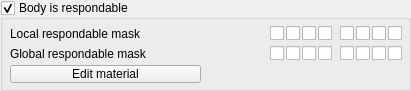
  <widget class="QGroupBox" name="qqRespondable">
   <property name="geometry">
    <rect>
     <x>10</x>
     <y>10</y>
     <width>411</width>
     <height>91</height>
    </rect>
   </property>
   <property name="title">
    <string>Body is respondable</string>
   </property>
   <property name="flat">
    <bool>false</bool>
   </property>
   <property name="checkable">
    <bool>true</bool>
   </property>
   <property name="checked">
    <bool>true</bool>
   </property>
   <widget class="QCheckBox" name="a_8">
    <property name="geometry">
     <rect>
      <x>388</x>
      <y>25</y>
      <width>16</width>
      <height>17</height>
     </rect>
    </property>
    <property name="focusPolicy">
     <enum>Qt::StrongFocus</enum>
    </property>
    <property name="text">
     <string/>
    </property>
   </widget>
   <widget class="QCheckBox" name="a_12">
    <property name="geometry">
     <rect>
      <x>318</x>
      <y>45</y>
      <width>16</width>
      <height>17</height>
     </rect>
    </property>
    <property name="focusPolicy">
     <enum>Qt::StrongFocus</enum>
    </property>
    <property name="text">
     <string/>
    </property>
   </widget>
   <widget class="QCheckBox" name="a_9">
    <property name="geometry">
     <rect>
      <x>270</x>
      <y>45</y>
      <width>16</width>
      <height>17</height>
     </rect>
    </property>
    <property name="focusPolicy">
     <enum>Qt::StrongFocus</enum>
    </property>
    <property name="text">
     <string/>
    </property>
   </widget>
   <widget class="QCheckBox" name="a_11">
    <property name="geometry">
     <rect>
      <x>302</x>
      <y>45</y>
      <width>16</width>
      <height>17</height>
     </rect>
    </property>
    <property name="focusPolicy">
     <enum>Qt::StrongFocus</enum>
    </property>
    <property name="text">
     <string/>
    </property>
   </widget>
   <widget class="QCheckBox" name="a_4">
    <property name="geometry">
     <rect>
      <x>318</x>
      <y>25</y>
      <width>16</width>
      <height>17</height>
     </rect>
    </property>
    <property name="focusPolicy">
     <enum>Qt::StrongFocus</enum>
    </property>
    <property name="text">
     <string/>
    </property>
   </widget>
   <widget class="QCheckBox" name="a_5">
    <property name="geometry">
     <rect>
      <x>340</x>
      <y>25</y>
      <width>16</width>
      <height>17</height>
     </rect>
    </property>
    <property name="focusPolicy">
     <enum>Qt::StrongFocus</enum>
    </property>
    <property name="text">
     <string/>
    </property>
   </widget>
   <widget class="QCheckBox" name="a_14">
    <property name="geometry">
     <rect>
      <x>356</x>
      <y>45</y>
      <width>16</width>
      <height>17</height>
     </rect>
    </property>
    <property name="focusPolicy">
     <enum>Qt::StrongFocus</enum>
    </property>
    <property name="text">
     <string/>
    </property>
   </widget>
   <widget class="QCheckBox" name="a_13">
    <property name="geometry">
     <rect>
      <x>340</x>
      <y>45</y>
      <width>16</width>
      <height>17</height>
     </rect>
    </property>
    <property name="focusPolicy">
     <enum>Qt::StrongFocus</enum>
    </property>
    <property name="text">
     <string/>
    </property>
   </widget>
   <widget class="QLabel" name="label">
    <property name="geometry">
     <rect>
      <x>10</x>
      <y>25</y>
      <width>261</width>
      <height>18</height>
     </rect>
    </property>
    <property name="text">
     <string>Local respondable mask</string>
    </property>
   </widget>
   <widget class="QCheckBox" name="a_1">
    <property name="geometry">
     <rect>
      <x>270</x>
      <y>25</y>
      <width>16</width>
      <height>17</height>
     </rect>
    </property>
    <property name="focusPolicy">
     <enum>Qt::StrongFocus</enum>
    </property>
    <property name="text">
     <string/>
    </property>
   </widget>
   <widget class="QCheckBox" name="a_7">
    <property name="geometry">
     <rect>
      <x>372</x>
      <y>25</y>
      <width>16</width>
      <height>17</height>
     </rect>
    </property>
    <property name="focusPolicy">
     <enum>Qt::StrongFocus</enum>
    </property>
    <property name="text">
     <string/>
    </property>
   </widget>
   <widget class="QCheckBox" name="a_3">
    <property name="geometry">
     <rect>
      <x>302</x>
      <y>25</y>
      <width>16</width>
      <height>17</height>
     </rect>
    </property>
    <property name="focusPolicy">
     <enum>Qt::StrongFocus</enum>
    </property>
    <property name="text">
     <string/>
    </property>
   </widget>
   <widget class="QCheckBox" name="a_2">
    <property name="geometry">
     <rect>
      <x>286</x>
      <y>25</y>
      <width>16</width>
      <height>17</height>
     </rect>
    </property>
    <property name="focusPolicy">
     <enum>Qt::StrongFocus</enum>
    </property>
    <property name="text">
     <string/>
    </property>
   </widget>
   <widget class="QCheckBox" name="a_15">
    <property name="geometry">
     <rect>
      <x>372</x>
      <y>45</y>
      <width>16</width>
      <height>17</height>
     </rect>
    </property>
    <property name="focusPolicy">
     <enum>Qt::StrongFocus</enum>
    </property>
    <property name="text">
     <string/>
    </property>
   </widget>
   <widget class="QCheckBox" name="a_16">
    <property name="geometry">
     <rect>
      <x>388</x>
      <y>45</y>
      <width>16</width>
      <height>17</height>
     </rect>
    </property>
    <property name="focusPolicy">
     <enum>Qt::StrongFocus</enum>
    </property>
    <property name="text">
     <string/>
    </property>
   </widget>
   <widget class="QCheckBox" name="a_6">
    <property name="geometry">
     <rect>
      <x>356</x>
      <y>25</y>
      <width>16</width>
      <height>17</height>
     </rect>
    </property>
    <property name="focusPolicy">
     <enum>Qt::StrongFocus</enum>
    </property>
    <property name="text">
     <string/>
    </property>
   </widget>
   <widget class="QCheckBox" name="a_10">
    <property name="geometry">
     <rect>
      <x>286</x>
      <y>45</y>
      <width>16</width>
      <height>17</height>
     </rect>
    </property>
    <property name="focusPolicy">
     <enum>Qt::StrongFocus</enum>
    </property>
    <property name="text">
     <string/>
    </property>
   </widget>
   <widget class="QLabel" name="label_2">
    <property name="geometry">
     <rect>
      <x>10</x>
      <y>45</y>
      <width>261</width>
      <height>18</height>
     </rect>
    </property>
    <property name="text">
     <string>Global respondable mask</string>
    </property>
   </widget>
   <widget class="QToolButton" name="qqAdjustEngineProperties">
    <property name="geometry">
     <rect>
      <x>10</x>
      <y>65</y>
      <width>191</width>
      <height>18</height>
     </rect>
    </property>
    <property name="focusPolicy">
     <enum>Qt::StrongFocus</enum>
    </property>
    <property name="text">
     <string>Edit material</string>
    </property>
   </widget>
  </widget>
